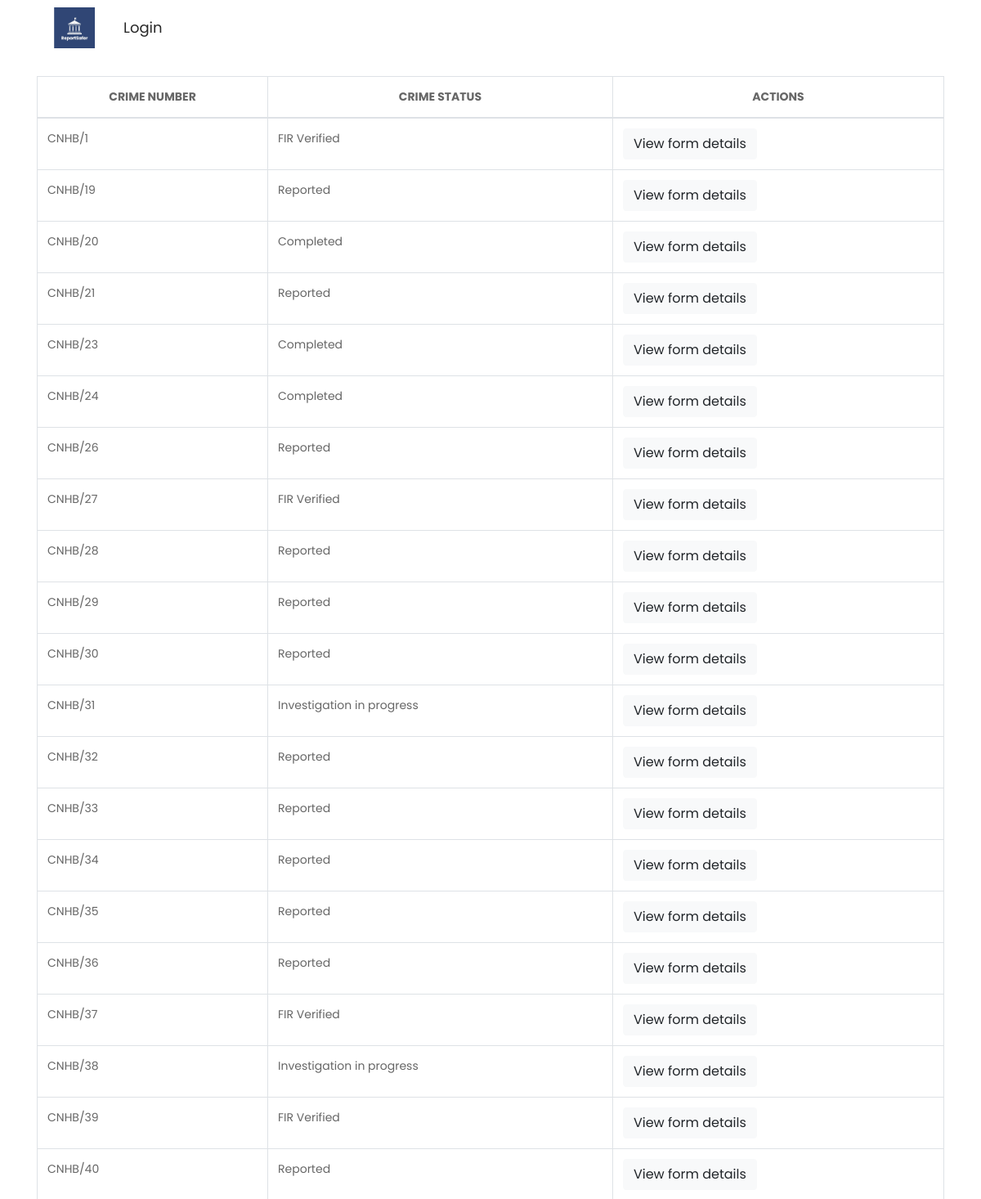
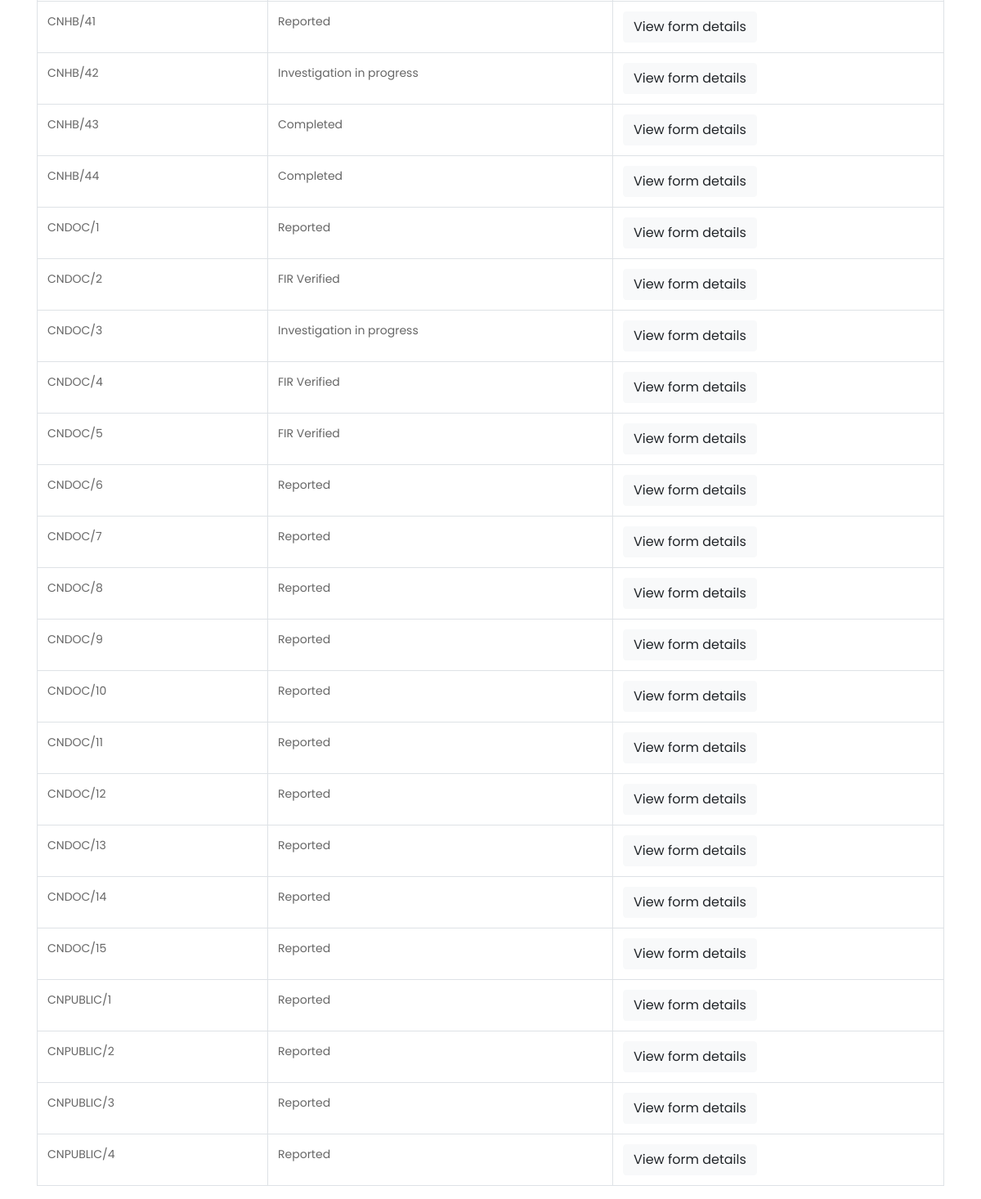
/law_page, run on an earlier commit of the app's database (2 pictures, top to bottom).
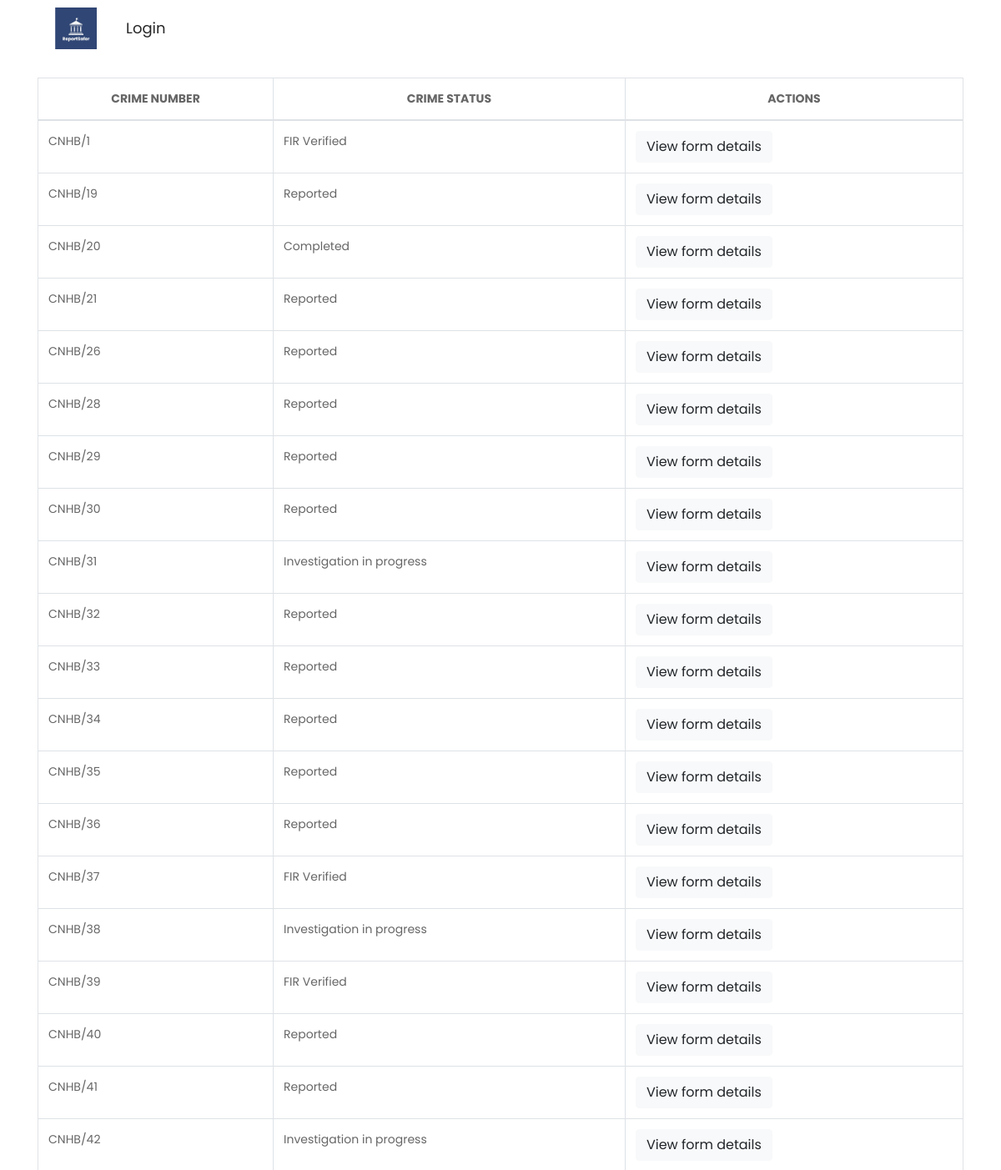
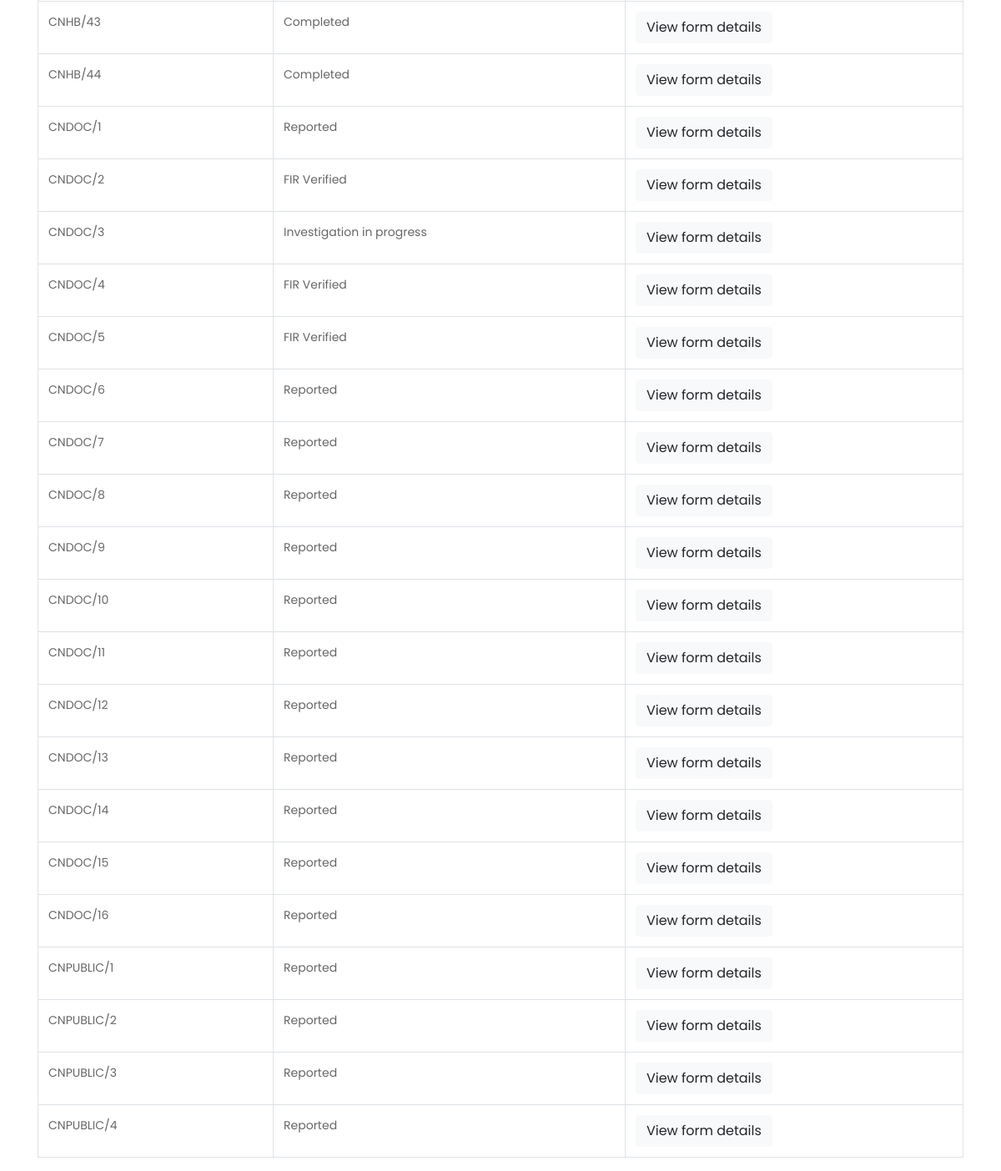
And on a later commit of the database (2 pictures, top to bottom).
### crimeapp/models.py (models this page shows, shortened)
class CrimeReport(models.Model):
    reporter_name = models.CharField(max_length=100)
    reporter_location = models.CharField(max_length=100)
    spec_location = models.ForeignKey(SpecLoc, on_delete=models.SET_NULL, null=True, blank=True)
    off_type = models.CharField(max_length=100,null=True,blank=True)
    datetime = models.DateTimeField(null=True,blank=True)
    aadhaarno=models.CharField(max_length=12, default='')
    description = models.TextField()
    victimDescription = models.TextField(null=True,blank=True)
    witnessInformation = models.TextField(null=True,blank=True)
    offenderDescription = models.TextField(null=True,blank=True)
    delay = models.TextField(null=True,blank=True)
    list_user=models.ForeignKey(CustomUser,on_delete=models.CASCADE,null=True,blank=True)
    STATUS_CHOICES = (
        ('Reported', 'Reported'),
        ('Preliminary Investigation', 'Preliminary Investigation'),
        ('Inquiry and Investigation', 'Inquiry and Investigation'),
        ('Arrest and Detention', 'Arrest and Detention'),
        ('Case Closed', 'Case Closed'),
    )
    status = models.CharField(max_length=100, choices=STATUS_CHOICES, default='Reported',null=True,blank=True)

class DocReport(models.Model):
    i_name = models.CharField(max_length=100)
    ano=models.CharField(max_length=12, default='')
    email = models.EmailField(null=True,blank=True)
    descri = models.TextField(null=True,blank=True)
    victimDescri = models.TextField(null=True,blank=True)
    witnessInfo = models.TextField(null=True,blank=True)
    delay_report = models.TextField(null=True,blank=True)
    evidence_image = models.FileField(upload_to='evidence_images/',null=True,blank=True)
    list_user=models.ForeignKey(CustomUser,on_delete=models.CASCADE,null=True,blank=True)
    THREAT_CHOICES = [
        ('Yes', 'Yes'),
        ('No', 'No'),
    ]
    threat = models.CharField(
        blank=True,
        max_length=3,
        choices=THREAT_CHOICES,
        default='No',  # You can set the default value to 'No' if desired
        verbose_name='Any kind of Threat or Violence faced'
    )
    STATUS_CHOICES = (
        ('Reported', 'Reported'),
        ('Preliminary Investigation', 'Preliminary Investigation'),
        ('Inquiry and Investigation', 'Inquiry and Investigation'),
        ('Arrest and Detention', 'Arrest and Detention'),
        ('Case Closed', 'Case Closed'),
    )
    status = models.CharField(max_length=100, choices=STATUS_CHOICES, default='Reported',null=True,blank=True)

class PublicReport(models.Model):
    info_name = models.CharField(max_length=100)
    mail = models.EmailField(null=True,blank=True)
    reporter_location = models.CharField(max_length=100)
    spec_location = models.ForeignKey(SpecLoc, on_delete=models.SET_NULL, null=True, blank=True)
    offen_type = models.CharField(max_length=100,null=True,blank=True)
    datetime = models.DateTimeField(null=True,blank=True)
    aadhno=models.CharField(max_length=12, default='')
    description = models.TextField()
    victimDescription = models.TextField(null=True,blank=True)
    witnessInformation = models.TextField(null=True,blank=True)
    offenderDescription = models.TextField(null=True,blank=True)
    delay = models.TextField(null=True,blank=True)
    list_user=models.ForeignKey(CustomUser,on_delete=models.CASCADE,null=True,blank=True)
    STATUS_CHOICES = (
        ('Reported', 'Reported'),
        ('Preliminary Investigation', 'Preliminary Investigation'),
        ('Inquiry and Investigation', 'Inquiry and Investigation'),
        ('Arrest and Detention', 'Arrest and Detention'),
        ('Case Closed', 'Case Closed'),
    )
    status = models.CharField(max_length=100, choices=STATUS_CHOICES, default='Reported')

### crimeapp/views.py (the view)
# urls.py: path('law_page', views.law_page, name='law_page'),
def law_page(request):
    crime_reports = CrimeReport.objects.all()
    doc_reports = DocReport.objects.all()
    public_reports = PublicReport.objects.all()
    data1 = CrimeReport.objects.all()
    data2 = DocReport.objects.all()
    data3 = PublicReport.objects.all()
    return render(request,'law_page.html', {
            'crime_reports': crime_reports,
            'doc_reports': doc_reports,
            'public_reports': public_reports,
            'data_from_model1': data1,
            'data_from_model2': data2,
            'data_from_model3': data3,
        })

### templates/law_page.html (shortened to what the changed rows need)
{% load static %}
<!DOCTYPE html>
<html lang="en">
   <head>
      <link rel="stylesheet" type="text/css" href="{% static 'css/bootstrap.min.css' %}">
      <link rel="stylesheet" type="text/css" href="{% static 'css/style.css' %}">
      <link rel="stylesheet" href="{% static 'css/responsive.css' %}">
      <link rel="stylesheet" href="{% static 'css/jquery.mCustomScrollbar.min.css' %}">
      <link rel="stylesheet" href="https://netdna.bootstrapcdn.com/font-awesome/4.0.3/css/font-awesome.css">
      <link href="https://cdnjs.cloudflare.com/ajax/libs/owl-carousel/1.3.3/owl.carousel.css" rel="stylesheet" />
    </head>
   <body style='font-family:Poppins,sans-serif;'>
<div class="container">
    <h1 class="mt-4 mb-4">Crimes Reported</h1>
    <table class="table table-bordered">
        <thead>
            <tr>
                <th>CRIME NUMBER</th>
                <th>CRIME STATUS</th>
                <th>ACTIONS</th>
            </tr>
        </thead>
        <tbody>
            {% for report in crime_reports %}
            <tr>
                <td>CNHB/{{ report.id }}</td>
                <td>{{ report.status }}</td>
                <td>
                    <a href="{% url 'view_crime' report.id %}"><button class="btn btn-light edit-button" >View form details</button></a><input type="hidden" name="doc_id" id="docId{{ report.id }}" value="{{ report.id }}">
                </td>
            </tr>
            {% endfor %}
            {% for report_d in doc_reports %}
            <tr>
                <td>CNDOC/{{ report_d.id }}</td>
                <td>{{ report_d.status }}</td>
                <td>
                    <a href="{% url 'view_doc' report_d.id %}"><button class="btn btn-light edit-button" >View form details</button></a><input type="hidden" name="doc_id" id="docId{{ report_d.id }}" value="{{ report_d.id }}">
                </td>
            </tr>
            {% endfor %}
            {% for report_p in public_reports %}
            <tr>
                <td>CNPUBLIC/{{ report_p.id }}</td>
                <td>{{ report_p.status }}</td>
                <td>
                    <a href="{% url 'view_public' report_p.id %}"><button class="btn btn-light edit-button" >View form details</button></a><input type="hidden" name="doc_id" id="docId{{ report_p.id }}" value="{{ report_p.id }}">
                </td>
            </tr>
           {% endfor %}
        </tbody>
    </div>
</body>
</html>

What changed in the data, as far as the page shows it:
removed CrimeReport: id "23", status "Completed"
removed CrimeReport: id "24", status "Completed"
removed CrimeReport: id "27", status "FIR Verified"
added DocReport: id "16", status "Reported"
